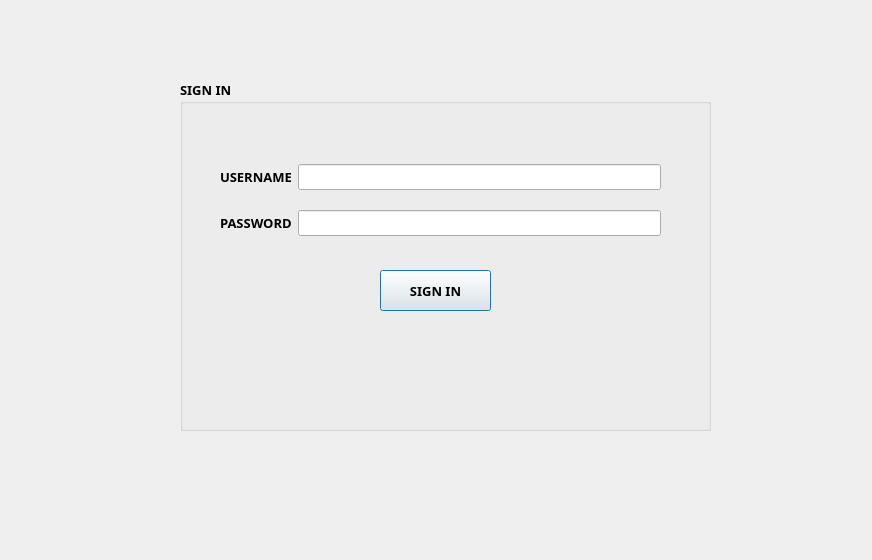
<?xml version="1.0" encoding="UTF-8"?>
<ui version="4.0">
 <class>SignIn</class>
 <widget class="QDialog" name="SignIn">
  <property name="geometry">
   <rect>
    <x>0</x>
    <y>0</y>
    <width>872</width>
    <height>560</height>
   </rect>
  </property>
  <property name="windowTitle">
   <string>Dialog</string>
  </property>
  <widget class="QGroupBox" name="groupBox_signin">
   <property name="geometry">
    <rect>
     <x>180</x>
     <y>80</y>
     <width>531</width>
     <height>351</height>
    </rect>
   </property>
   <property name="font">
    <font>
     <family>Bahnschrift</family>
     <pointsize>10</pointsize>
     <weight>75</weight>
     <bold>true</bold>
    </font>
   </property>
   <property name="title">
    <string>SIGN IN</string>
   </property>
   <widget class="QPushButton" name="pushButton_signin">
    <property name="geometry">
     <rect>
      <x>200</x>
      <y>190</y>
      <width>111</width>
      <height>41</height>
     </rect>
    </property>
    <property name="text">
     <string>SIGN IN</string>
    </property>
   </widget>
   <widget class="QWidget" name="">
    <property name="geometry">
     <rect>
      <x>40</x>
      <y>70</y>
      <width>441</width>
      <height>101</height>
     </rect>
    </property>
    <layout class="QVBoxLayout" name="verticalLayout">
     <item>
      <layout class="QHBoxLayout" name="horizontalLayout">
       <item>
        <widget class="QLabel" name="label_username">
         <property name="text">
          <string>USERNAME</string>
         </property>
        </widget>
       </item>
       <item>
        <widget class="QLineEdit" name="lineEdit_username"/>
       </item>
      </layout>
     </item>
     <item>
      <layout class="QHBoxLayout" name="horizontalLayout_2">
       <item>
        <widget class="QLabel" name="label_password">
         <property name="text">
          <string>PASSWORD</string>
         </property>
        </widget>
       </item>
       <item>
        <widget class="QLineEdit" name="lineEdit_password"/>
       </item>
      </layout>
     </item>
    </layout>
   </widget>
  </widget>
 </widget>
 <resources/>
 <connections/>
</ui>
